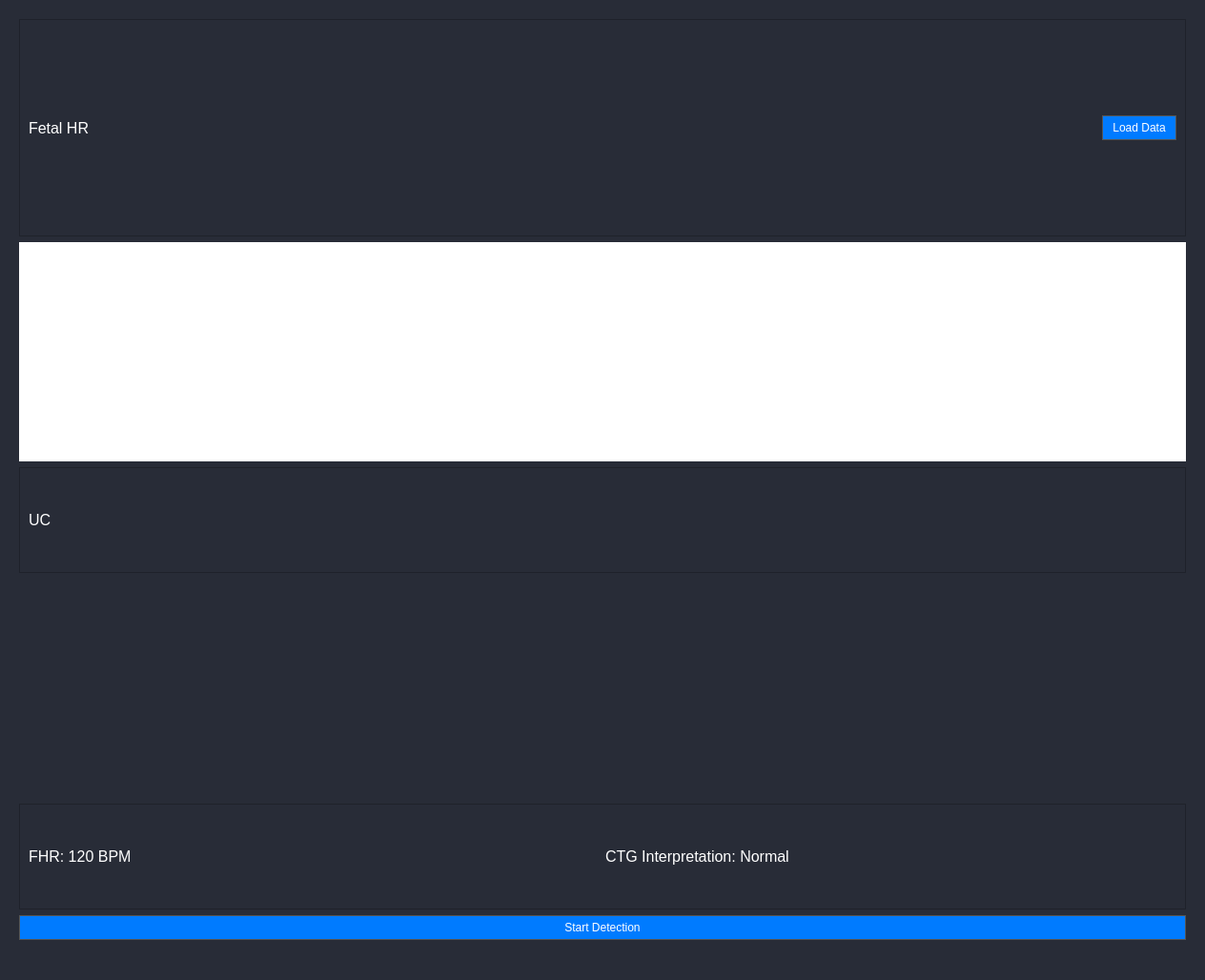
<?xml version="1.0" encoding="UTF-8"?>
<ui version="4.0">
 <class>EqualizerApp</class>
 <widget class="QMainWindow" name="EqualizerApp">
  <property name="geometry">
   <rect>
    <x>0</x>
    <y>0</y>
    <width>1264</width>
    <height>1028</height>
   </rect>
  </property>
  <property name="windowTitle">
   <string>EqualizerApp</string>
  </property>
  <property name="styleSheet">
   <string notr="true">background : rgb(40, 44,55)
</string>
  </property>
  <widget class="QWidget" name="centralwidget">
   <property name="styleSheet">
    <string notr="true">QLabel {
        font-size: 16px;
        color: #ffffff;
    }
    QPushButton {
        background-color: #007bff;
        color: #ffffff;
        border: 1px solid #555555;
        padding: 5px 10px;
    }
    QPushButton:hover {
        background-color: #0056b3;
    }
    QPushButton:pressed {
        background-color: #003f7f;
    }</string>
   </property>
   <layout class="QGridLayout" name="gridLayout_3">
    <property name="leftMargin">
     <number>20</number>
    </property>
    <property name="topMargin">
     <number>20</number>
    </property>
    <property name="rightMargin">
     <number>20</number>
    </property>
    <property name="bottomMargin">
     <number>20</number>
    </property>
    <item row="0" column="0">
     <layout class="QGridLayout" name="gridLayout_2">
      <item row="0" column="0">
       <layout class="QVBoxLayout" name="verticalLayout_12">
        <item>
         <layout class="QHBoxLayout" name="horizontalLayout_4">
          <item>
           <layout class="QVBoxLayout" name="verticalLayout_7">
            <item>
             <widget class="QFrame" name="frame_2">
              <property name="frameShape">
               <enum>QFrame::StyledPanel</enum>
              </property>
              <property name="frameShadow">
               <enum>QFrame::Raised</enum>
              </property>
              <layout class="QHBoxLayout" name="horizontalLayout">
               <item>
                <widget class="QLabel" name="label">
                 <property name="minimumSize">
                  <size>
                   <width>0</width>
                   <height>20</height>
                  </size>
                 </property>
                 <property name="maximumSize">
                  <size>
                   <width>16777215</width>
                   <height>20</height>
                  </size>
                 </property>
                 <property name="font">
                  <font>
                   <pointsize>-1</pointsize>
                   <weight>50</weight>
                   <bold>false</bold>
                  </font>
                 </property>
                 <property name="styleSheet">
                  <string notr="true">color: rgb(255, 255, 255);</string>
                 </property>
                 <property name="text">
                  <string>Fetal HR</string>
                 </property>
                </widget>
               </item>
               <item>
                <spacer name="horizontalSpacer">
                 <property name="orientation">
                  <enum>Qt::Horizontal</enum>
                 </property>
                 <property name="sizeHint" stdset="0">
                  <size>
                   <width>40</width>
                   <height>20</height>
                  </size>
                 </property>
                </spacer>
               </item>
               <item>
                <widget class="QPushButton" name="pushButton_2">
                 <property name="text">
                  <string>Load Data</string>
                 </property>
                </widget>
               </item>
              </layout>
             </widget>
            </item>
            <item>
             <widget class="PlotWidget" name="FHR_graph" native="true">
              <property name="minimumSize">
               <size>
                <width>0</width>
                <height>230</height>
               </size>
              </property>
              <property name="maximumSize">
               <size>
                <width>16777215</width>
                <height>230</height>
               </size>
              </property>
              <property name="styleSheet">
               <string notr="true">background: white</string>
              </property>
             </widget>
            </item>
           </layout>
          </item>
         </layout>
        </item>
        <item>
         <layout class="QHBoxLayout" name="horizontalLayout_5">
          <item>
           <layout class="QVBoxLayout" name="verticalLayout_9">
            <item>
             <widget class="QFrame" name="frame_3">
              <property name="frameShape">
               <enum>QFrame::StyledPanel</enum>
              </property>
              <property name="frameShadow">
               <enum>QFrame::Raised</enum>
              </property>
              <layout class="QHBoxLayout" name="horizontalLayout_2">
               <item>
                <widget class="QLabel" name="label_2">
                 <property name="minimumSize">
                  <size>
                   <width>0</width>
                   <height>20</height>
                  </size>
                 </property>
                 <property name="maximumSize">
                  <size>
                   <width>16777215</width>
                   <height>20</height>
                  </size>
                 </property>
                 <property name="font">
                  <font>
                   <pointsize>-1</pointsize>
                   <weight>50</weight>
                   <bold>false</bold>
                  </font>
                 </property>
                 <property name="styleSheet">
                  <string notr="true">color: white
;</string>
                 </property>
                 <property name="text">
                  <string>UC</string>
                 </property>
                </widget>
               </item>
              </layout>
             </widget>
            </item>
            <item>
             <widget class="PlotWidget" name="UC_grah" native="true">
              <property name="minimumSize">
               <size>
                <width>0</width>
                <height>230</height>
               </size>
              </property>
              <property name="maximumSize">
               <size>
                <width>16777215</width>
                <height>230</height>
               </size>
              </property>
             </widget>
            </item>
            <item>
             <widget class="QFrame" name="frame">
              <property name="frameShape">
               <enum>QFrame::StyledPanel</enum>
              </property>
              <property name="frameShadow">
               <enum>QFrame::Raised</enum>
              </property>
              <layout class="QGridLayout" name="gridLayout">
               <item row="0" column="1">
                <widget class="QLabel" name="CTG_label">
                 <property name="text">
                  <string>CTG Interpretation: Normal</string>
                 </property>
                </widget>
               </item>
               <item row="0" column="0">
                <widget class="QLabel" name="FHR_label">
                 <property name="text">
                  <string>FHR: 120 BPM</string>
                 </property>
                </widget>
               </item>
              </layout>
             </widget>
            </item>
           </layout>
          </item>
         </layout>
        </item>
        <item>
         <widget class="QPushButton" name="pushButton">
          <property name="text">
           <string>Start Detection</string>
          </property>
         </widget>
        </item>
       </layout>
      </item>
     </layout>
    </item>
   </layout>
  </widget>
  <widget class="QMenuBar" name="menubar">
   <property name="geometry">
    <rect>
     <x>0</x>
     <y>0</y>
     <width>1264</width>
     <height>20</height>
    </rect>
   </property>
  </widget>
  <widget class="QStatusBar" name="statusbar"/>
 </widget>
 <customwidgets>
  <customwidget>
   <class>PlotWidget</class>
   <extends>QWidget</extends>
   <header location="global">pyqtgraph</header>
   <container>1</container>
  </customwidget>
 </customwidgets>
 <resources/>
 <connections/>
</ui>
